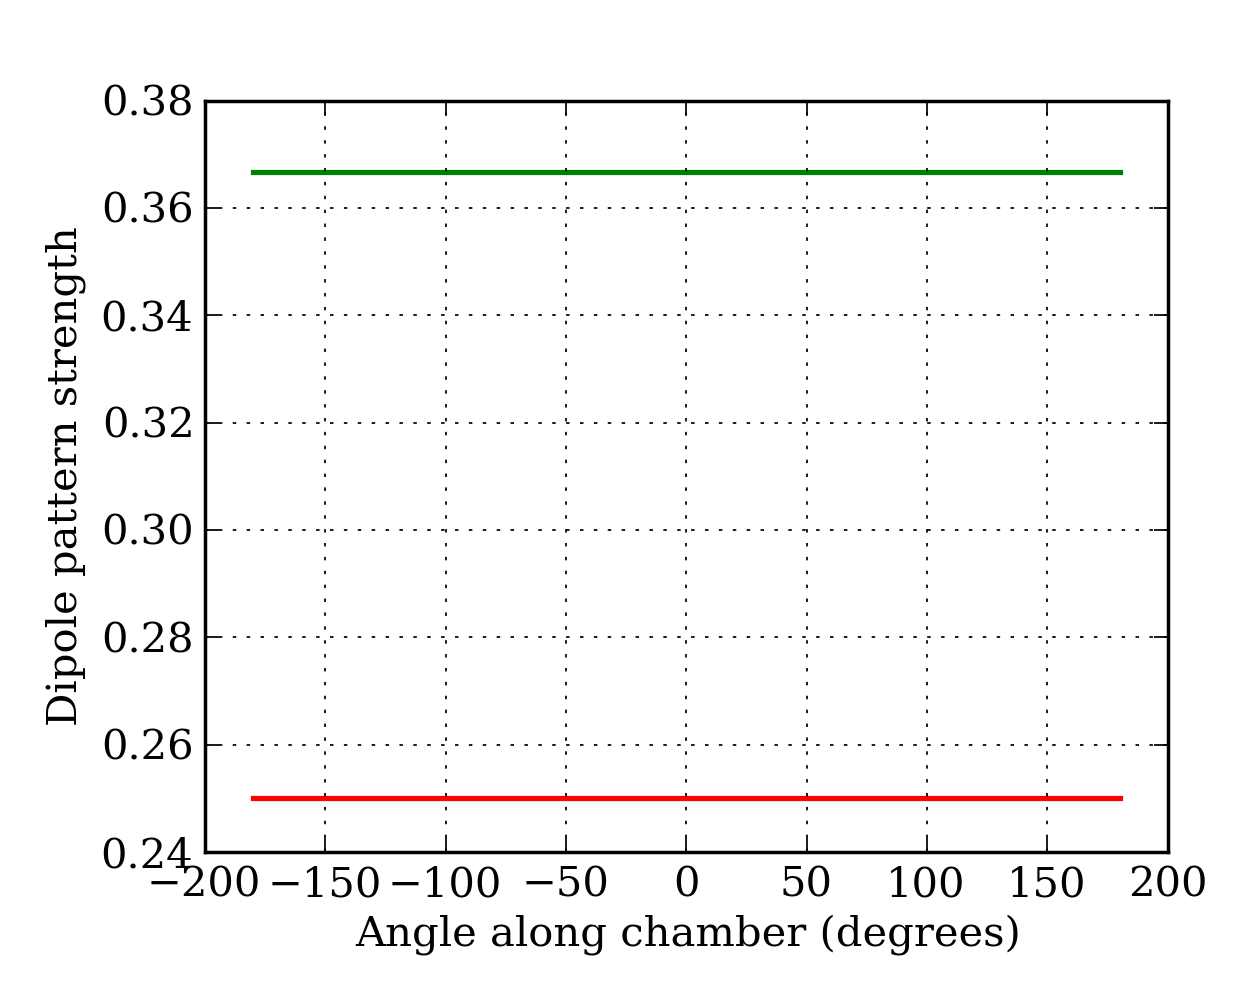

Write the Python code that produced this figure.

import sys, os
sys.path.insert(1, os.path.join(sys.path[0], '..'))

import numpy as np
import vec3
import pylab
from scipy import stats

import braggvectors as bv
import afm
from uncertainties import unumpy, ufloat

import statdat

import matplotlib.pyplot as plt
import matplotlib
from matplotlib import rc
rc('font',**{'family':'serif'})

N = 40 
nafm = 8

A1 = afm.crystal(N, nafm, bv.l1064/2, (bv.kin100,bv.kA1))
A2 = afm.crystal(N, nafm, bv.l1064/2, (bv.kin100,bv.kA2))
MANTA = afm.crystal(N, nafm, bv.l1064/2, (bv.kin100,bv.kMANTA))

A1h = afm.crystal(N, nafm, bv.l1064/2, (bv.kin,bv.kA1))
A2h = afm.crystal(N, nafm, bv.l1064/2, (bv.kin,bv.kA2))
MANTAh = afm.crystal(N, nafm, bv.l1064/2, (bv.kin,bv.kMANTA))

A1n1 = afm.crystal(N, nafm, bv.l1064/2, (bv.ksquad[1],bv.kA1))
A2n1 = afm.crystal(N, nafm, bv.l1064/2, (bv.ksquad[1],bv.kA2))
MANTAn1 = afm.crystal(N, nafm, bv.l1064/2, (bv.ksquad[1],bv.kMANTA))

A1n5 = afm.crystal(N, nafm, bv.l1064/2, (bv.ksquad[5],bv.kA1))
A2n5 = afm.crystal(N, nafm, bv.l1064/2, (bv.ksquad[5],bv.kA2))
MANTAn5 = afm.crystal(N, nafm, bv.l1064/2, (bv.ksquad[5],bv.kMANTA))

# Plot the decay of the debye-waller factor 
# as a function of time  
figure3 = plt.figure(figsize=(5.,4.))
gs3 = matplotlib.gridspec.GridSpec( 1,1) 
figure3.suptitle('')
axA1 = plt.subplot( gs3[0,0] ) 

angle  = np.linspace( -180., 180., 200)

dipA1 = []
dipA2 = []
crys = afm.crystal( N, nafm, bv.l1064/2, (bv.kin, bv.kA2) ) 
for a in angle: 
    crys.set_kvectors( bv.kinput(a), bv.kA1, bv.kipol ) 
    dipA1.append( crys.pol() ) 
    
    crys.set_kvectors( bv.kinput(a), bv.kA2, bv.kipol ) 
    dipA2.append( crys.pol() ) 
print dipA2
dipA1 = np.array( dipA1)    
dipA2 = np.array( dipA2)    

ax.plot( angle, dipA1, c='red', lw=1.5, label='Cam = A1' )
ax.plot( angle, dipA2, c='green', lw=1.5, label='Cam = A2' )

ax.grid()
ax.set_xlabel('Angle along chamber (degrees)')
ax.set_ylabel('Dipole pattern strength')
#ax.set_xlim(0., 50.)
#ax.set_ylim(0., 1.)
   


gs3.tight_layout(figure3, rect=[0,0.0,1.0,0.96])
outfile = 'dipole.png' 
figure3.savefig(outfile, dpi=250)
     


